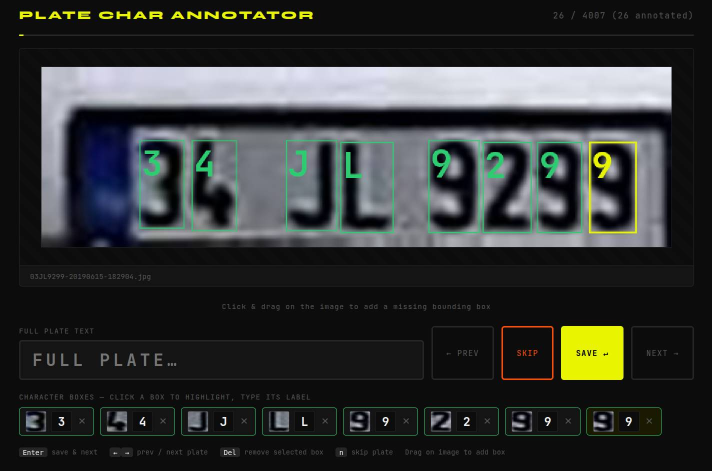
#> input picture annotator.png, 1423 x 942 px (shown at 1/2 size)
$ python -i 01_detect_plates.py   (imports and definitions only)
#> lines starting #> are read from the running program, lines starting #| are printed output that depends on the picture; after the words box and inside, x2 and y2 are one past the last pixel; in counts of white or black regions, pixels touching at a corner belong together
#!/usr/bin/env python3
"""
01_detect_plates.py — Detect license plates using YOLOv26 ONNX model.

Reads images from an input directory, runs plate detection using kareplaka.onnx,
and saves bounding box annotations to annotations.txt.
Images with no detected plates are logged to unknown_plates.txt.

Output format (annotations.txt):
    filename x1 y1 x2 y2 confidence class_id

Usage:
    python 01_detect_plates.py
    python 01_detect_plates.py --input-dir /path/to/images --confidence-threshold 0.3
"""

import argparse
import os
import sys
import glob

import cv2
import numpy as np
import onnxruntime as ort


def detect_angle(gray, max_angle=15.0):
    """Detect plate tilt using Hough lines first, then a contour fallback."""
    blurred = cv2.GaussianBlur(gray, (5, 5), 0)
    edges = cv2.Canny(blurred, 50, 150, apertureSize=3)
    lines = cv2.HoughLinesP(edges, 1, np.pi / 180,
                             threshold=60,
                             minLineLength=gray.shape[1] // 4,
                             maxLineGap=20)
    if lines is not None:
        angles = []
        for line in lines:
            x1, y1, x2, y2 = line[0]
            if x2 != x1:
                angle = np.degrees(np.arctan2(y2 - y1, x2 - x1))
                if abs(angle) <= max_angle:
                    angles.append(angle)
        if angles:
            return float(np.median(angles))

    _, thresh = cv2.threshold(gray, 0, 255, cv2.THRESH_BINARY + cv2.THRESH_OTSU)
    contours, _ = cv2.findContours(thresh, cv2.RETR_EXTERNAL, cv2.CHAIN_APPROX_SIMPLE)
    if contours:
        largest = max(contours, key=cv2.contourArea)
        rect = cv2.minAreaRect(largest)
        angle = rect[-1]
        if angle < -45:
            angle += 90
        if abs(angle) <= max_angle:
            return float(angle)

    return 0.0


def deskew(img, max_angle=15.0):
    """Rotate the image to correct the detected tilt."""
    gray = cv2.cvtColor(img, cv2.COLOR_BGR2GRAY)
    angle = detect_angle(gray, max_angle)
    if abs(angle) < 0.5:
        return img, 0.0

    h, w = img.shape[:2]
    center = (w // 2, h // 2)
    matrix = cv2.getRotationMatrix2D(center, angle, 1.0)
    cos = abs(matrix[0, 0])
    sin = abs(matrix[0, 1])
    new_w = int(h * sin + w * cos)
    new_h = int(h * cos + w * sin)
    matrix[0, 2] += (new_w - w) / 2
    matrix[1, 2] += (new_h - h) / 2

    rotated = cv2.warpAffine(
        img,
        matrix,
        (new_w, new_h),
        flags=cv2.INTER_CUBIC,
        borderMode=cv2.BORDER_REPLICATE,
    )
    return rotated, angle


# [168 lines left out: functions crop_and_deskew, letterbox, preprocess, postprocess, get_image_files, main, not called in this run]


# [2 lines not run here, left out]

>>> import cv2
>>> picture = cv2.imread('annotator.png')
#> picture is the input picture: shape (942, 1423, 3); mean B, G, R 51, 52.4, 49.7
>>> result = deskew(picture)
#> in deskew, `gray = cv2.cvtColor(img, cv2.COLOR_BGR2GRAY)`:
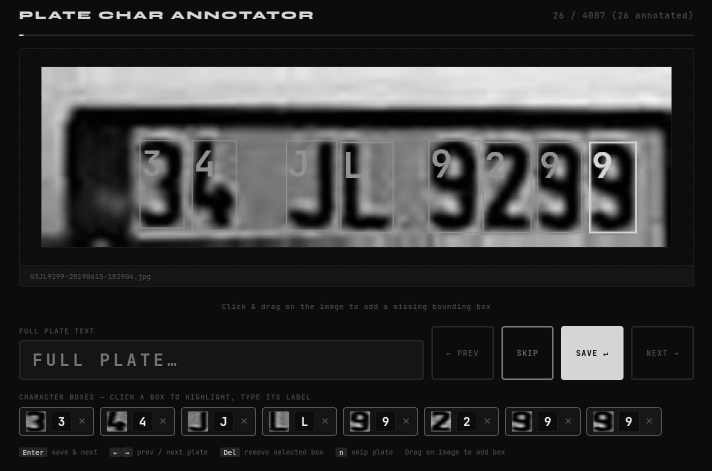
#> gray: shape (942, 1423) (shown at 1/2 size); min 0, max 255, mean 51.4
#> in detect_angle, `edges = cv2.Canny(blurred, 50, 150, apertureSize=3)`:
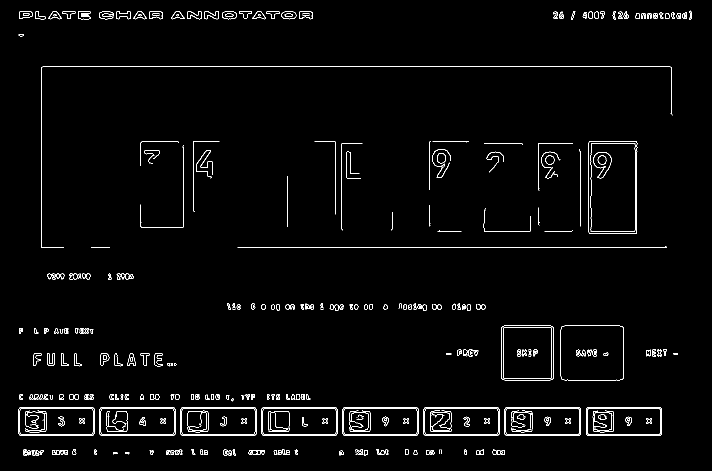
#> edges: shape (942, 1423) (shown at 1/2 size); 2.1% white in thin lines or dots, all inside (x1, y1, x2, y2) = (37, 21, 1384, 912)
#> in detect_angle, `lines = cv2.HoughLinesP(edges, 1, np.pi / 180, threshold=60, minLineLe..`: lines = [[85, 133, 1340, 133], [40, 814, 1319, 814], [38, 869, 1322, 869], [41, 871, 1320, 871], [475, 494, 1333, 494], [38, 816, 1322, 816], [82, 494, 82, 136], [203, 37, 624, 37], [39, 33, 624, 33], [180, 36, 624, 36]]
#> the loop in detect_angle, `for line in lines:` made 10 passes
#> after the loop in detect_angle, `for line in lines:`: angles = [0, 0, 0, 0, 0, 0, 0, 0, 0]
#> in deskew, `angle = detect_angle(gray, max_angle)`: angle = 0
